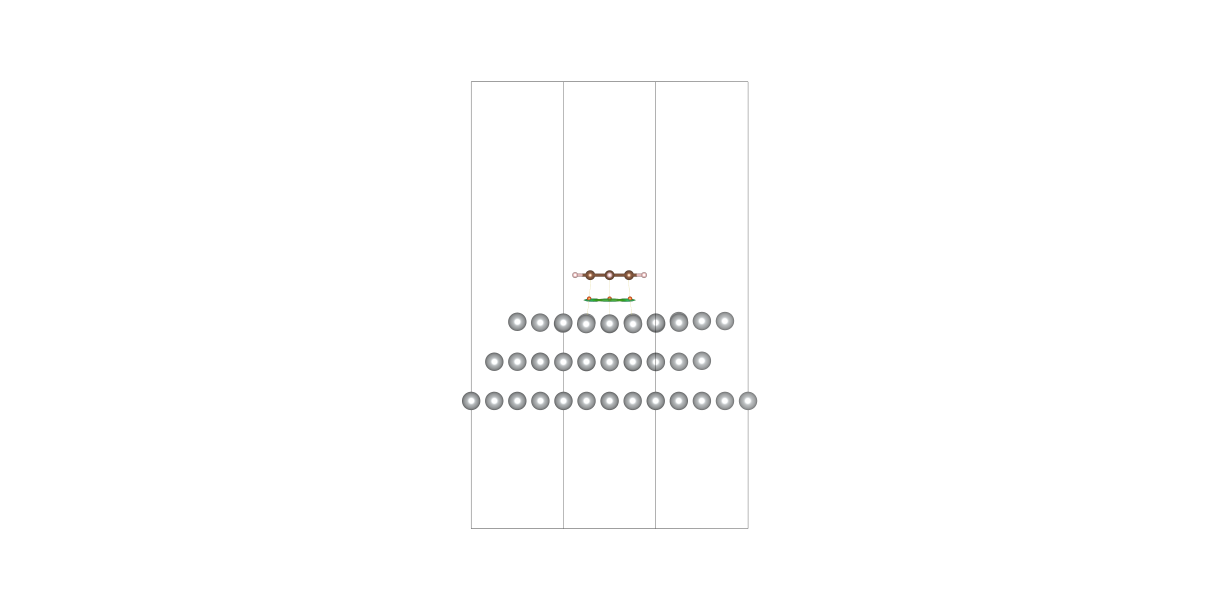
#> input picture docs/assets/gallery/ag111_benzene_igmh_aim_front.png, 6096 x 3052 px (shown at 1/5 size)
$ python build_gallery_showcase.py
#> lines starting #> are read from the running program, lines starting #| are printed output that depends on the picture
#!/usr/bin/env python3
"""Build a compact gallery showcase from committed VESTA-rendered PNGs."""

from __future__ import annotations

import argparse
from pathlib import Path
from typing import Iterable, Tuple

from PIL import Image, ImageDraw, ImageFont


ROOT = Path(__file__).resolve().parents[1]
DEFAULT_GALLERY = ROOT / "docs" / "assets" / "gallery"
DEFAULT_OUTPUT = DEFAULT_GALLERY / "feature_closure_showcase.png"
READY_MAP_OUTPUT = DEFAULT_GALLERY / "feature_closure_ready_map.png"


PANELS: Tuple[Tuple[str, str, str], ...] = (
    ("ag111_benzene_igmh_aim_front.png", "Ag(111)+benzene", "IGMH + AIM periodic front view"),
    ("ag111_benzene_igmh_aim_top.png", "Ag(111)+benzene", "IGMH + AIM periodic top view"),
    ("gc_aim_overlay.png", "GC base pair", "AIM paths and BCP overlay"),
    ("cdcl_nvt_trajectory_frame.png", "Cd/Cl trajectory", "Reference-style VESTA frame"),
    ("benzene_aim_overlay.png", "Benzene", "Basic AIM overlay"),
    ("h2o_iri_aim_overlay.png", "H2O-HF", "IRI + AIM debug evidence"),
)

READY_MAP_PANELS: Tuple[Tuple[str, str, str], ...] = (
    ("ag111_benzene_igmh_aim_front.png", "IGMH / IGM / mIGM", "Ag(111)+benzene periodic weak interaction"),
    ("ag111_benzene_igmh_aim_top.png", "AIM + IGMH", "One-cell periodic overlay and reusable camera"),
    ("gc_aim_overlay.png", "AIM topology", "GC hydrogen-bond paths and BCPs"),
    ("benzene_aim_overlay.png", "AIM PDB conversion", "Atoms-only paths.pdb / CPs.pdb display"),
    ("cdcl_nvt_trajectory_frame.png", "Trajectory frames", "extXYZ to VESTA frame style reuse"),
    ("cdcl_trajectory_frame.png", "Trajectory video", "Rendered PNG sequence to high-bitrate MP4"),
)


def _font(size: int) -> ImageFont.ImageFont:
#> called with size = 36
    candidates = (
        "/usr/share/fonts/truetype/dejavu/DejaVuSans.ttf",
        "/usr/share/fonts/truetype/liberation2/LiberationSans-Regular.ttf",
    )
    for path in candidates:
        if Path(path).exists():
            return ImageFont.truetype(path, size=size)
#> in build_showcase, `canvas = Image.new("RGB", (width, height), (238, 241, 244))`:
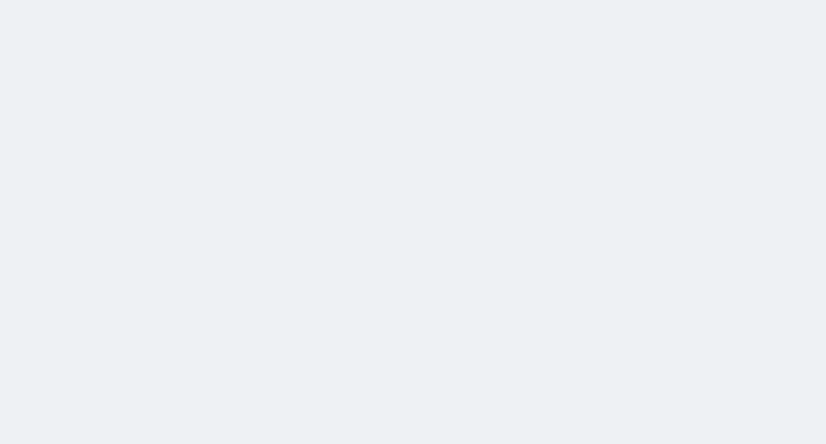
#> canvas: PIL image 1652x888 RGB (shown at 1/2 size); mean R, G, B 238, 241, 244
    return ImageFont.load_default()


def _fit(image: Image.Image, size: Tuple[int, int]) -> Image.Image:
#> called with size = (496, 260)
    width, height = size
#> width = 496; height = 260
    source = image.convert("RGB")
#> source is the input picture: PIL image 6096x3052 RGB; mean R, G, B 253.5, 253.6, 253.6
    scale = min(width / source.width, height / source.height)
#> scale = 0.0814
    resized = source.resize((int(source.width * scale), int(source.height * scale)), Image.LANCZOS)
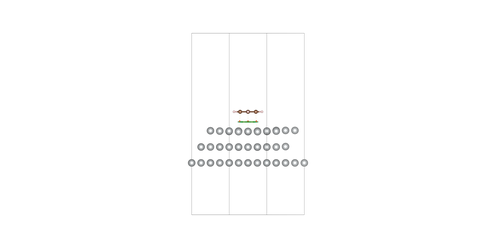
#> resized: PIL image 496x248 RGB; mean R, G, B 253.5, 253.5, 253.5
    canvas = Image.new("RGB", size, (246, 247, 248))
#> canvas: PIL image 496x260 RGB
    x = (width - resized.width) // 2
#> x = 0
    y = (height - resized.height) // 2
#> y = 6
    canvas.paste(resized, (x, y))
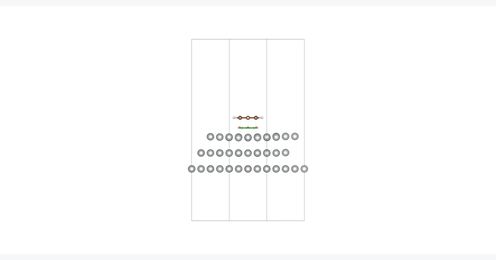
#> canvas: PIL image 496x260 RGB; mean R, G, B 253.1, 253.2, 253.2
    return canvas


def build_showcase(
    gallery_dir: Path = DEFAULT_GALLERY,
    output: Path = DEFAULT_OUTPUT,
    panels: Iterable[Tuple[str, str, str]] = PANELS,
) -> Path:
    title_font = _font(36)
    subtitle_font = _font(20)
    label_font = _font(20)
    small_font = _font(14)
    margin = 28
    gap = 18
    card_w = 520
    card_h = 348
    image_h = 272
    columns = 3
    panel_list = list(panels)
    rows = (len(panel_list) + columns - 1) // columns
    width = margin * 2 + columns * card_w + (columns - 1) * gap
    header_h = 118
    height = margin + header_h + rows * card_h + (rows - 1) * gap + margin

    canvas = Image.new("RGB", (width, height), (238, 241, 244))
    draw = ImageDraw.Draw(canvas)
    draw.text(
        (margin, margin),
        "multiwfn2vesta feature closure showcase",
        fill=(28, 36, 45),
        font=title_font,
    )
    draw.text(
        (margin, margin + 50),
        "Assembled only from committed real VESTA renders; missing features stay marked needs-render.",
        fill=(80, 88, 98),
        font=subtitle_font,
    )

    for index, (filename, label, caption) in enumerate(panel_list):
        row, col = divmod(index, columns)
        x = margin + col * (card_w + gap)
        y = margin + header_h + row * (card_h + gap)
        draw.rounded_rectangle((x, y, x + card_w, y + card_h), radius=8, fill=(255, 255, 255), outline=(212, 218, 226))
        path = gallery_dir / filename
        if not path.exists():
            draw.rectangle((x + 12, y + 12, x + card_w - 12, y + image_h), fill=(232, 236, 240))
            draw.text((x + 24, y + 120), f"missing: {filename}", fill=(120, 48, 48), font=label_font)
        else:
            image = _fit(Image.open(path), (card_w - 24, image_h - 12))
            canvas.paste(image, (x + 12, y + 12))
#> canvas: PIL image 1652x888 RGB
        text_y = y + image_h + 10
        draw.text((x + 18, text_y), label, fill=(31, 41, 55), font=label_font)
        draw.text((x + 18, text_y + 28), caption, fill=(91, 100, 112), font=small_font)
#> pass 2 of the loop in build_showcase, `for index, (filename, label, caption) in enumerate(panel_list):`:
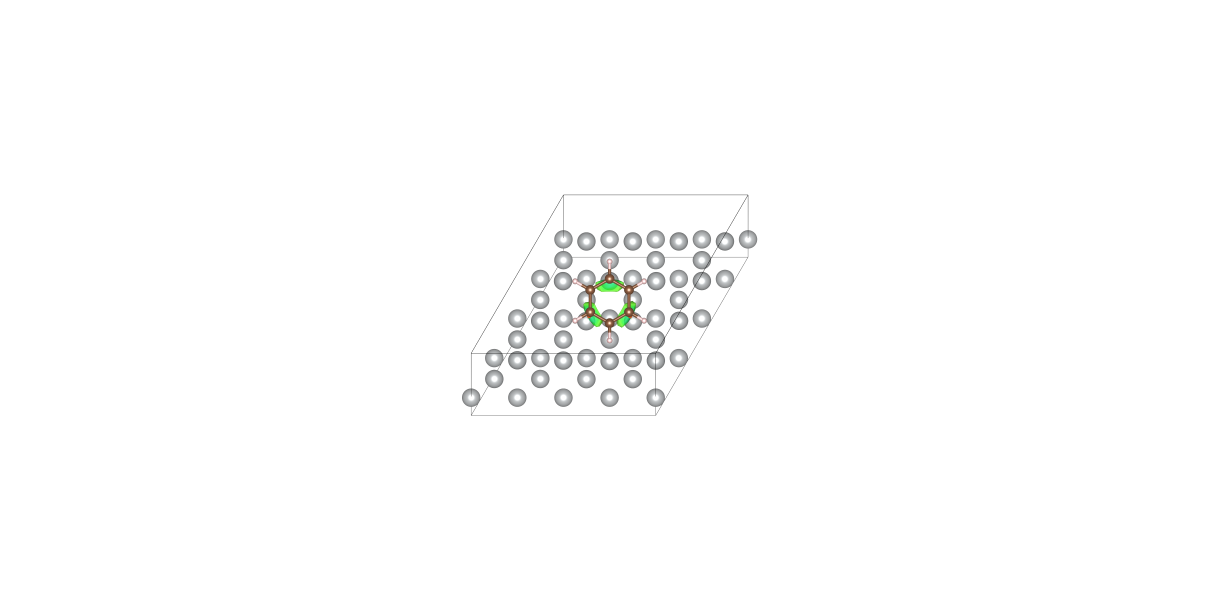
#> input picture docs/assets/gallery/ag111_benzene_igmh_aim_top.png, 6096 x 3052 px (shown at 1/5 size)
#> in _fit, source is the input picture: PIL image 6096x3052 RGB; mean R, G, B 253, 253.1, 252.9
#> in _fit (call 2), `resized = source.resize((int(source.width * scale), int(source.height ..`:
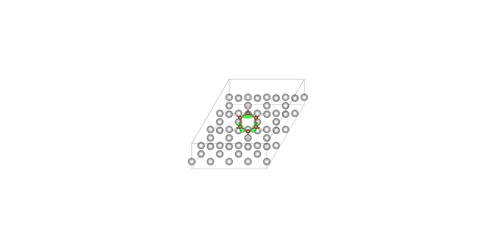
#> resized: PIL image 496x248 RGB; mean R, G, B 252.9, 253, 252.9
#> in build_showcase, `canvas.paste(image, (x + 12, y + 12))`:
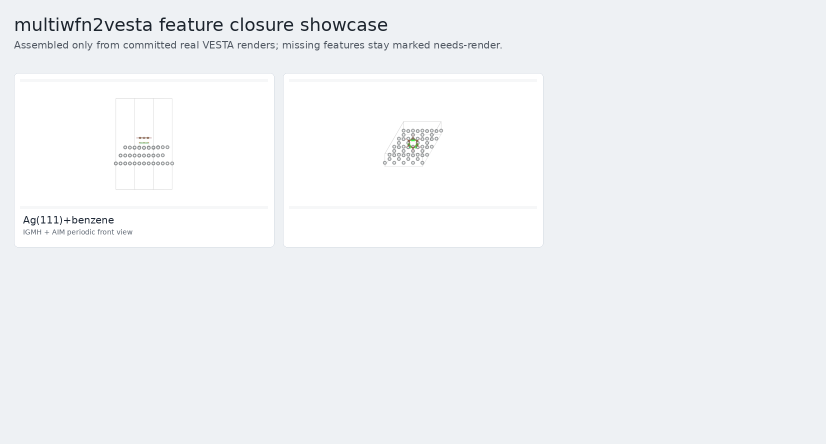
#> canvas: PIL image 1652x888 RGB (shown at 1/2 size); mean R, G, B 240.3, 242.7, 245
#> pass 3 of the loop in build_showcase, `for index, (filename, label, caption) in enumerate(panel_list):`:
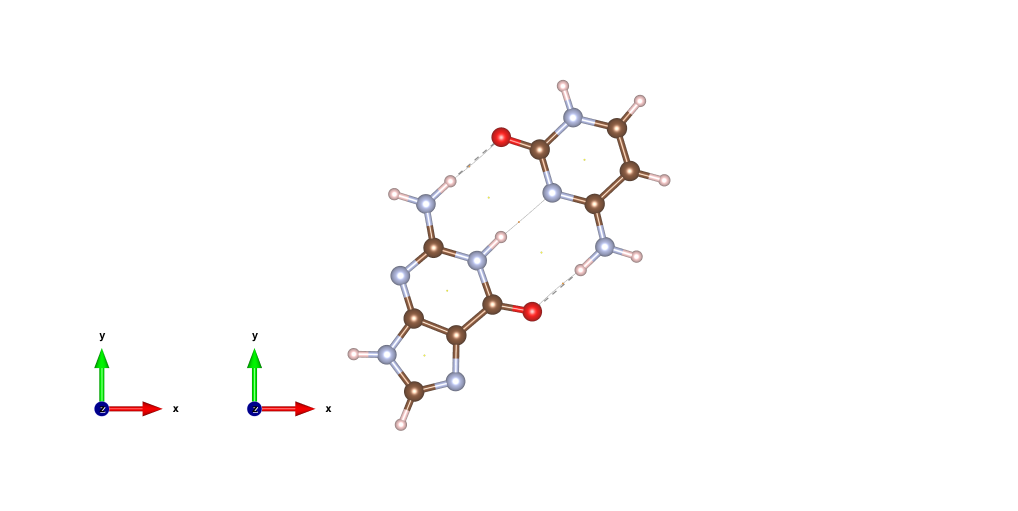
#> input picture docs/assets/gallery/gc_aim_overlay.png, 3054 x 1532 px (shown at 1/3 size)
#> in _fit, source is the input picture: PIL image 3054x1532 RGB; mean R, G, B 252.4, 251.8, 251.6
#> scale = 0.162
#> in _fit (call 3), `resized = source.resize((int(source.width * scale), int(source.height ..`:
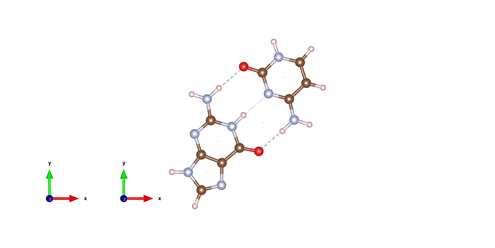
#> resized: PIL image 495x248 RGB; mean R, G, B 252.3, 251.7, 251.5
#> in build_showcase, `canvas.paste(image, (x + 12, y + 12))`:
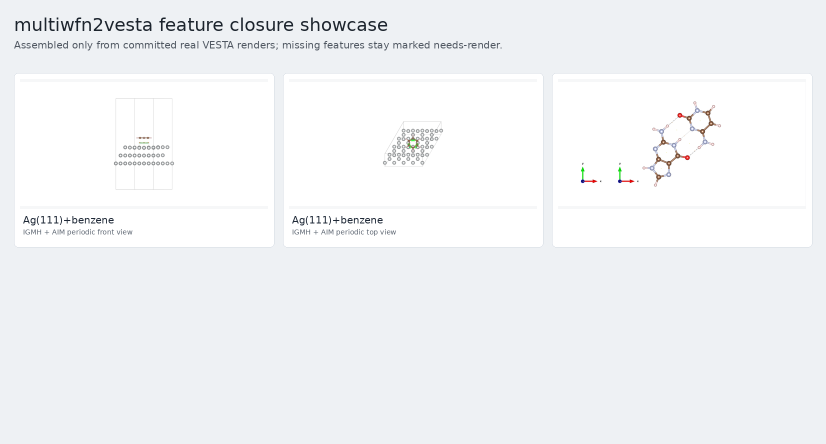
#> canvas: PIL image 1652x888 RGB (shown at 1/2 size); mean R, G, B 241.9, 243.9, 245.8
#> the loop made 6 passes; the first 3 are shown

    output.parent.mkdir(parents=True, exist_ok=True)
    canvas.save(output)
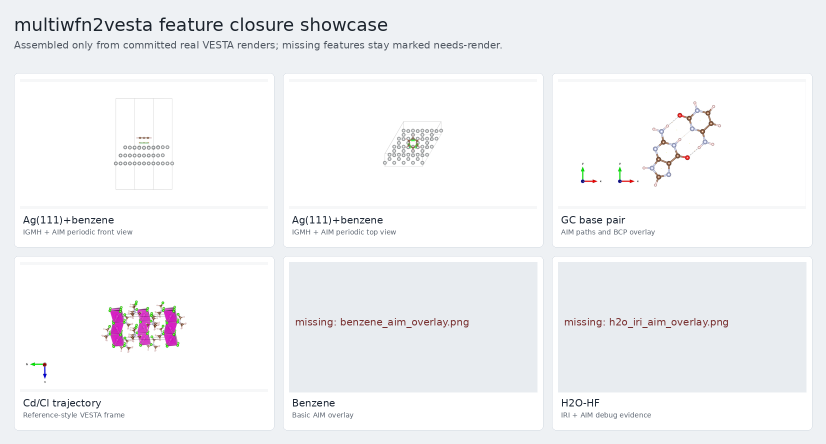
#> saved as feature_closure_showcase.png: PIL image 1652x888 RGB (shown at 1/2 size); mean R, G, B 242.8, 243.8, 245.7
    return output


# [70 lines left out: function build_ready_map, not called in this run]


def main() -> int:
    parser = argparse.ArgumentParser(description=__doc__)
    parser.add_argument("--gallery-dir", type=Path, default=DEFAULT_GALLERY)
    parser.add_argument("--output", type=Path, default=DEFAULT_OUTPUT)
    parser.add_argument(
        "--ready-map-output",
        type=Path,
        default=READY_MAP_OUTPUT,
        help="Output path for the status-oriented ready feature map.",
    )
    parser.add_argument(
        "--only",
        choices=["showcase", "ready-map", "both"],
        default="showcase",
        help="Which assembled figure to build.",
    )
    args = parser.parse_args()
    outputs = []
    if args.only in {"showcase", "both"}:
        outputs.append(build_showcase(args.gallery_dir, args.output))
    if args.only in {"ready-map", "both"}:
        outputs.append(build_ready_map(args.gallery_dir, args.ready_map_output))
    for output in outputs:
        print(output)
    return 0


if __name__ == "__main__":
    raise SystemExit(main())
#> (the program exits here)
